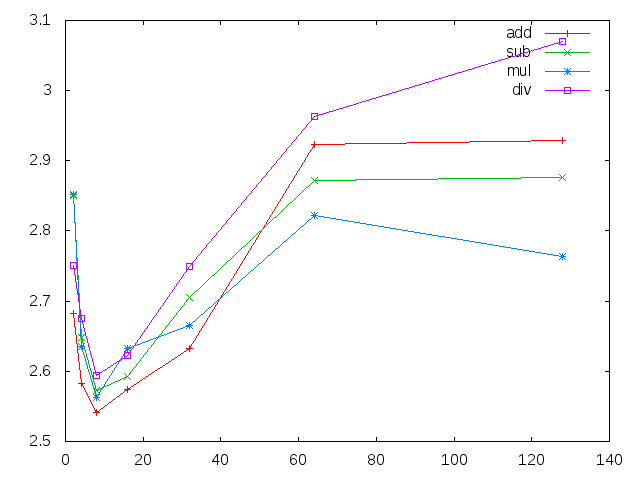

Recreate this plot in gnuplot.
#!/usr/bin/env gnuplot
set datafile separator ","
set term png
set output 'plot.png'
plot "< awk -F ',' '{if($1 == \"add\") print}' 'results-corei5.csv'" every ::1 u 3:2 t "add" with linespoints ls 1,\
     "< awk -F ',' '{if($1 == \"sub\") print}' 'results-corei5.csv'" every ::1 u 3:2 t "sub" with linespoints ls 2,\
     "< awk -F ',' '{if($1 == \"mul\") print}' 'results-corei5.csv'" every ::1 u 3:2 t "mul" with linespoints ls 3,\
     "< awk -F ',' '{if($1 == \"div\") print}' 'results-corei5.csv'" every ::1 u 3:2 t "div" with linespoints ls 4
